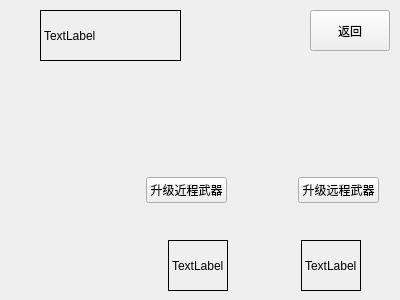
<?xml version="1.0" encoding="UTF-8"?>
<ui version="4.0">
 <class>Uplevel</class>
 <widget class="QWidget" name="Uplevel">
  <property name="geometry">
   <rect>
    <x>0</x>
    <y>0</y>
    <width>400</width>
    <height>300</height>
   </rect>
  </property>
  <property name="windowTitle">
   <string>Form</string>
  </property>
  <widget class="QPushButton" name="back">
   <property name="geometry">
    <rect>
     <x>310</x>
     <y>10</y>
     <width>80</width>
     <height>41</height>
    </rect>
   </property>
   <property name="text">
    <string>返回</string>
   </property>
  </widget>
  <widget class="QWidget" name="horizontalLayoutWidget_2">
   <property name="geometry">
    <rect>
     <x>100</x>
     <y>240</y>
     <width>261</width>
     <height>51</height>
    </rect>
   </property>
   <layout class="QHBoxLayout" name="horizontalLayout_2">
    <item>
     <spacer name="horizontalSpacer_3">
      <property name="orientation">
       <enum>Qt::Horizontal</enum>
      </property>
      <property name="sizeHint" stdset="0">
       <size>
        <width>40</width>
        <height>20</height>
       </size>
      </property>
     </spacer>
    </item>
    <item>
     <widget class="QLabel" name="label1">
      <property name="frameShape">
       <enum>QFrame::Box</enum>
      </property>
      <property name="text">
       <string>TextLabel</string>
      </property>
     </widget>
    </item>
    <item>
     <spacer name="horizontalSpacer_4">
      <property name="orientation">
       <enum>Qt::Horizontal</enum>
      </property>
      <property name="sizeHint" stdset="0">
       <size>
        <width>40</width>
        <height>20</height>
       </size>
      </property>
     </spacer>
    </item>
    <item>
     <widget class="QLabel" name="label2">
      <property name="frameShape">
       <enum>QFrame::Box</enum>
      </property>
      <property name="text">
       <string>TextLabel</string>
      </property>
     </widget>
    </item>
   </layout>
  </widget>
  <widget class="QWidget" name="horizontalLayoutWidget">
   <property name="geometry">
    <rect>
     <x>80</x>
     <y>140</y>
     <width>299</width>
     <height>101</height>
    </rect>
   </property>
   <layout class="QHBoxLayout" name="horizontalLayout">
    <item>
     <spacer name="horizontalSpacer_2">
      <property name="orientation">
       <enum>Qt::Horizontal</enum>
      </property>
      <property name="sizeHint" stdset="0">
       <size>
        <width>40</width>
        <height>20</height>
       </size>
      </property>
     </spacer>
    </item>
    <item>
     <widget class="QPushButton" name="uplevel1">
      <property name="text">
       <string>升级近程武器</string>
      </property>
     </widget>
    </item>
    <item>
     <spacer name="horizontalSpacer">
      <property name="orientation">
       <enum>Qt::Horizontal</enum>
      </property>
      <property name="sizeHint" stdset="0">
       <size>
        <width>40</width>
        <height>20</height>
       </size>
      </property>
     </spacer>
    </item>
    <item>
     <widget class="QPushButton" name="uplevel2">
      <property name="text">
       <string>升级远程武器</string>
      </property>
     </widget>
    </item>
   </layout>
  </widget>
  <widget class="QLabel" name="label3">
   <property name="geometry">
    <rect>
     <x>40</x>
     <y>10</y>
     <width>141</width>
     <height>51</height>
    </rect>
   </property>
   <property name="frameShape">
    <enum>QFrame::Box</enum>
   </property>
   <property name="text">
    <string>TextLabel</string>
   </property>
  </widget>
 </widget>
 <resources/>
 <connections/>
</ui>
